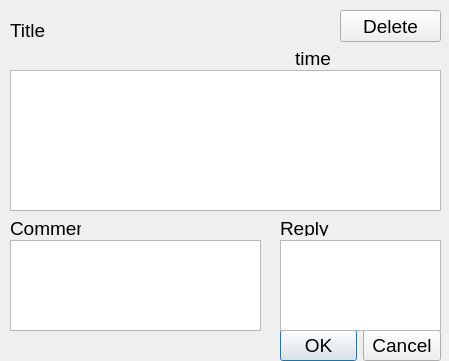
<?xml version="1.0" encoding="UTF-8"?>
<ui version="4.0">
 <class>bbsitem_detail</class>
 <widget class="QDialog" name="bbsitem_detail">
  <property name="geometry">
   <rect>
    <x>0</x>
    <y>0</y>
    <width>449</width>
    <height>361</height>
   </rect>
  </property>
  <property name="font">
   <font>
    <pointsize>14</pointsize>
   </font>
  </property>
  <property name="windowTitle">
   <string>Post Detail</string>
  </property>
  <widget class="QDialogButtonBox" name="buttonBox">
   <property name="geometry">
    <rect>
     <x>280</x>
     <y>330</y>
     <width>161</width>
     <height>32</height>
    </rect>
   </property>
   <property name="cursor">
    <cursorShape>PointingHandCursor</cursorShape>
   </property>
   <property name="orientation">
    <enum>Qt::Horizontal</enum>
   </property>
   <property name="standardButtons">
    <set>QDialogButtonBox::Cancel|QDialogButtonBox::Ok</set>
   </property>
  </widget>
  <widget class="QLabel" name="reply_label">
   <property name="geometry">
    <rect>
     <x>280</x>
     <y>220</y>
     <width>59</width>
     <height>16</height>
    </rect>
   </property>
   <property name="text">
    <string>Reply</string>
   </property>
  </widget>
  <widget class="QLabel" name="title_label">
   <property name="geometry">
    <rect>
     <x>10</x>
     <y>10</y>
     <width>261</width>
     <height>40</height>
    </rect>
   </property>
   <property name="minimumSize">
    <size>
     <width>0</width>
     <height>18</height>
    </size>
   </property>
   <property name="text">
    <string>Title</string>
   </property>
  </widget>
  <widget class="QTextEdit" name="reply">
   <property name="geometry">
    <rect>
     <x>280</x>
     <y>240</y>
     <width>161</width>
     <height>91</height>
    </rect>
   </property>
  </widget>
  <widget class="QTextBrowser" name="content">
   <property name="geometry">
    <rect>
     <x>10</x>
     <y>70</y>
     <width>431</width>
     <height>141</height>
    </rect>
   </property>
  </widget>
  <widget class="QTextBrowser" name="comment">
   <property name="geometry">
    <rect>
     <x>10</x>
     <y>240</y>
     <width>251</width>
     <height>91</height>
    </rect>
   </property>
  </widget>
  <widget class="QLabel" name="comment_label">
   <property name="geometry">
    <rect>
     <x>10</x>
     <y>220</y>
     <width>71</width>
     <height>16</height>
    </rect>
   </property>
   <property name="text">
    <string>Comment</string>
   </property>
  </widget>
  <widget class="QPushButton" name="Delete">
   <property name="geometry">
    <rect>
     <x>340</x>
     <y>10</y>
     <width>101</width>
     <height>32</height>
    </rect>
   </property>
   <property name="cursor">
    <cursorShape>PointingHandCursor</cursorShape>
   </property>
   <property name="text">
    <string>Delete</string>
   </property>
  </widget>
  <widget class="QLabel" name="time_label">
   <property name="geometry">
    <rect>
     <x>10</x>
     <y>50</y>
     <width>321</width>
     <height>16</height>
    </rect>
   </property>
   <property name="text">
    <string>time</string>
   </property>
   <property name="alignment">
    <set>Qt::AlignRight|Qt::AlignTrailing|Qt::AlignVCenter</set>
   </property>
  </widget>
 </widget>
 <resources/>
 <connections>
  <connection>
   <sender>buttonBox</sender>
   <signal>accepted()</signal>
   <receiver>bbsitem_detail</receiver>
   <slot>accept()</slot>
   <hints>
    <hint type="sourcelabel">
     <x>248</x>
     <y>254</y>
    </hint>
    <hint type="destinationlabel">
     <x>157</x>
     <y>274</y>
    </hint>
   </hints>
  </connection>
  <connection>
   <sender>buttonBox</sender>
   <signal>rejected()</signal>
   <receiver>bbsitem_detail</receiver>
   <slot>reject()</slot>
   <hints>
    <hint type="sourcelabel">
     <x>316</x>
     <y>260</y>
    </hint>
    <hint type="destinationlabel">
     <x>286</x>
     <y>274</y>
    </hint>
   </hints>
  </connection>
 </connections>
</ui>
